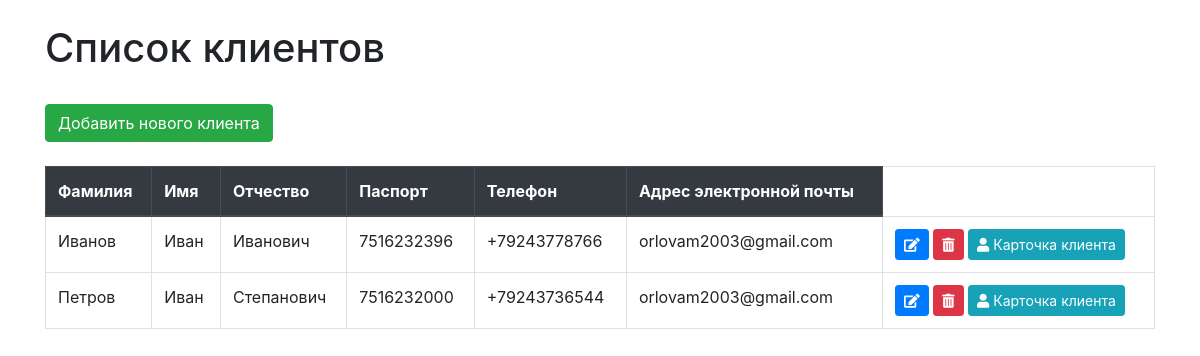
The page / on the database its author committed.
### abs/models.py (models this page shows, shortened)
class Customers (models.Model):
    last_name = models.CharField(max_length = 150, verbose_name = "Фамилия")
    first_name = models.CharField(max_length = 150,verbose_name = "Имя")
    middle_name = models.CharField(max_length = 150, verbose_name = "Отчество", blank = True)
    gender = models.CharField(max_length=1, choices=[("М", "Мужской"),("Ж", "Женский")])
    address = models.TextField(verbose_name = "Адрес проживание")
    email = models.EmailField(verbose_name = "Адрес электронной почты")
    phone_numder = models.CharField(max_length = 15,verbose_name = "Телефон")
    password_number = models.CharField(max_length = 10, verbose_name = "Номер паспорта")
    password_issue_data = models.DateField(verbose_name = "Дата получения паспорта")
    date_of_birth = models.DateField(verbose_name = "День рождения" ,default="2000-01-01")

### abs/views.py (the view)
# urls.py: path('', IndexViews.as_view(), name = "customer_list"),
class IndexViews(ListView):
    template_name = "index.html"
    model = Customers

### abs/templates/index.html (shortened to what this page needs)
<!DOCTYPE html>
<html lang="en">
<head>
    <link rel="stylesheet" href="https://stackpath.bootstrapcdn.com/bootstrap/4.5.2/css/bootstrap.min.css">
    <link rel="stylesheet" href="https://cdnjs.cloudflare.com/ajax/libs/font-awesome/5.15.4/css/all.min.css">
</head>
<body>
    <div class="container">
        <h1 class="mt-4">Список клиентов</h1>
        <a href="{% url 'add_customer' %}" class="btn btn-success my-4">Добавить нового клиента</a>
        <table class="table table-bordered">
            <thead class="thead-dark">
                <tr>
                    <th>Фамилия</th>
                    <th>Имя</th>
                    <th>Отчество</th>
                    <th>Паспорт</th>
                    <th>Телефон</th>
                    <th>Адрес электронной почты</th>
                </tr>
            </thead>
            <tbody>
                {% for customer in object_list %}
                    <tr>
                        <td>{{ customer.last_name }}</td>
                        <td>{{ customer.first_name }}</td>
                        <td>{{ customer.middle_name }}</td>
                        <td>{{ customer.password_number }}</td>
                        <td>{{ customer.phone_numder }}</td>
                        <td>{{ customer.email }}</td>
                        <td>
                            <a href="" class="btn btn-primary btn-sm"><i class="fas fa-edit"></i></a>
                            <a href="#" class="btn btn-danger btn-sm" data-toggle="modal" data-target="#confirmDelete{{ customer.id }}"><i class="fas fa-trash-alt"></i></a>
                            <a href="{% url 'customer_detail' customer.id %}" class="btn btn-info btn-sm"><i class="fas fa-user"></i> Карточка клиента</a>
                        </td>
                    </tr>
                {% endfor %}
            </tbody>
        </table>
    </div>
</body>
</html>

### rows shown on the page
Customers: last_name "Иванов", first_name "Иван", middle_name "Иванович", password_number "7516232396", phone_numder "+79243778766", email "orlovam2003@gmail.com"
Customers: last_name "Петров", first_name "Иван", middle_name "Степанович", password_number "7516232000", phone_numder "+79243736544", email "orlovam2003@gmail.com"
